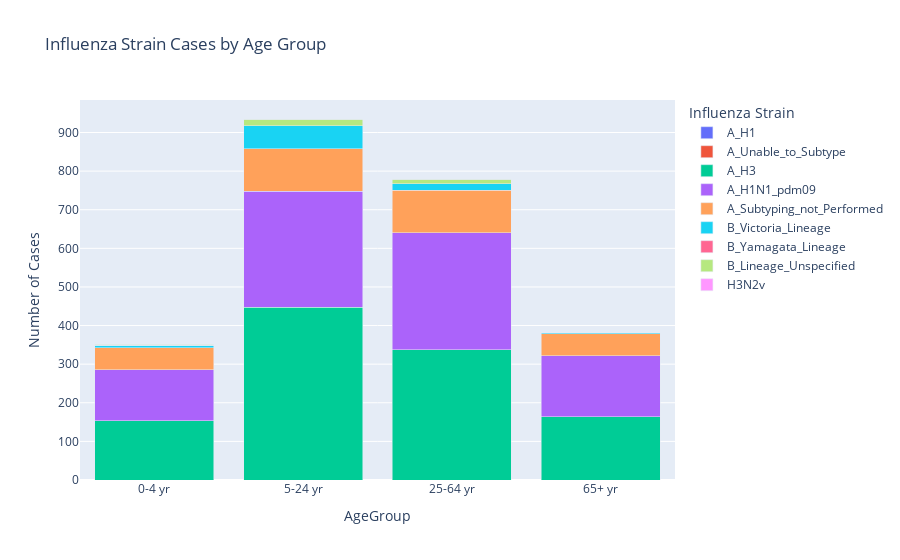

The code cell stored with this chart in its notebook:
### Markdown cell above
The pie chart provides insights into the distribution of specimens by state, allowing us to identify key patterns and trends,like states with larger slices may have high population density or have more robust sampling efforts or higher prevelance of the disease.

### Code cell
import plotly.express as px
import pandas as pd
df = virus_types



# Create a bar chart using Plotly
fig = px.bar(df, 
             x='AgeGroup', 
             y=df.columns[1:], 
             title='Influenza Strain Cases by Age Group',
             labels={'value': 'Number of Cases', 'variable': 'Influenza Strain'},
             barmode='stack')

# Show the chart
fig.show()
fig.write_image("figure7.png")

### Figure 1 — Plotly figure (JSON) as saved in the notebook; plotly's stock layout.template omitted (floating-point values rounded to 4 significant figures)
{"data": [{"alignmentgroup": "True", "hovertemplate": "Influenza Strain=A_H1<br>AgeGroup=%{x}<br>Number of Cases=%{y}<extra></extra>", "legendgroup": "A_H1", "marker": {"color": "#636efa", "pattern": {"shape": ""}}, "name": "A_H1", "offsetgroup": "A_H1", "orientation": "v", "showlegend": true, "textposition": "auto", "type": "bar", "x": ["0-4 yr", "5-24 yr", "25-64 yr", "65+ yr"], "xaxis": "x", "y": [0, 0, 0, 0], "yaxis": "y"}, {"alignmentgroup": "True", "hovertemplate": "Influenza Strain=A_Unable_to_Subtype<br>AgeGroup=%{x}<br>Number of Cases=%{y}<extra></extra>", "legendgroup": "A_Unable_to_Subtype", "marker": {"color": "#EF553B", "pattern": {"shape": ""}}, "name": "A_Unable_to_Subtype", "offsetgroup": "A_Unable_to_Subtype", "orientation": "v", "showlegend": true, "textposition": "auto", "type": "bar", "x": ["0-4 yr", "5-24 yr", "25-64 yr", "65+ yr"], "xaxis": "x", "y": [0, 0, 0, 0], "yaxis": "y"}, {"alignmentgroup": "True", "hovertemplate": "Influenza Strain=A_H3<br>AgeGroup=%{x}<br>Number of Cases=%{y}<extra></extra>", "legendgroup": "A_H3", "marker": {"color": "#00cc96", "pattern": {"shape": ""}}, "name": "A_H3", "offsetgroup": "A_H3", "orientation": "v", "showlegend": true, "textposition": "auto", "type": "bar", "x": ["0-4 yr", "5-24 yr", "25-64 yr", "65+ yr"], "xaxis": "x", "y": [154, 447, 338, 164], "yaxis": "y"}, {"alignmentgroup": "True", "hovertemplate": "Influenza Strain=A_H1N1_pdm09<br>AgeGroup=%{x}<br>Number of Cases=%{y}<extra></extra>", "legendgroup": "A_H1N1_pdm09", "marker": {"color": "#ab63fa", "pattern": {"shape": ""}}, "name": "A_H1N1_pdm09", "offsetgroup": "A_H1N1_pdm09", "orientation": "v", "showlegend": true, "textposition": "auto", "type": "bar", "x": ["0-4 yr", "5-24 yr", "25-64 yr", "65+ yr"], "xaxis": "x", "y": [132, 301, 302, 158], "yaxis": "y"}, {"alignmentgroup": "True", "hovertemplate": "Influenza Strain=A_Subtyping_not_Performed<br>AgeGroup=%{x}<br>Number of Cases=%{y}<extra></extra>", "legendgroup": "A_Subtyping_not_Performed", "marker": {"color": "#FFA15A", "pattern": {"shape": ""}}, "name": "A_Subtyping_not_Performed", "offsetgroup": "A_Subtyping_not_Performed", "orientation": "v", "showlegend": true, "textposition": "auto", "type": "bar", "x": ["0-4 yr", "5-24 yr", "25-64 yr", "65+ yr"], "xaxis": "x", "y": [57, 110, 111, 57], "yaxis": "y"}, {"alignmentgroup": "True", "hovertemplate": "Influenza Strain=B_Victoria_Lineage<br>AgeGroup=%{x}<br>Number of Cases=%{y}<extra></extra>", "legendgroup": "B_Victoria_Lineage", "marker": {"color": "#19d3f3", "pattern": {"shape": ""}}, "name": "B_Victoria_Lineage", "offsetgroup": "B_Victoria_Lineage", "orientation": "v", "showlegend": true, "textposition": "auto", "type": "bar", "x": ["0-4 yr", "5-24 yr", "25-64 yr", "65+ yr"], "xaxis": "x", "y": [6, 60, 16, 2], "yaxis": "y"}, {"alignmentgroup": "True", "hovertemplate": "Influenza Strain=B_Yamagata_Lineage<br>AgeGroup=%{x}<br>Number of Cases=%{y}<extra></extra>", "legendgroup": "B_Yamagata_Lineage", "marker": {"color": "#FF6692", "pattern": {"shape": ""}}, "name": "B_Yamagata_Lineage", "offsetgroup": "B_Yamagata_Lineage", "orientation": "v", "showlegend": true, "textposition": "auto", "type": "bar", "x": ["0-4 yr", "5-24 yr", "25-64 yr", "65+ yr"], "xaxis": "x", "y": [0, 0, 0, 0], "yaxis": "y"}, {"alignmentgroup": "True", "hovertemplate": "Influenza Strain=B_Lineage_Unspecified<br>AgeGroup=%{x}<br>Number of Cases=%{y}<extra></extra>", "legendgroup": "B_Lineage_Unspecified", "marker": {"color": "#B6E880", "pattern": {"shape": ""}}, "name": "B_Lineage_Unspecified", "offsetgroup": "B_Lineage_Unspecified", "orientation": "v", "showlegend": true, "textposition": "auto", "type": "bar", "x": ["0-4 yr", "5-24 yr", "25-64 yr", "65+ yr"], "xaxis": "x", "y": [3, 17, 12, 1], "yaxis": "y"}, {"alignmentgroup": "True", "hovertemplate": "Influenza Strain=H3N2v<br>AgeGroup=%{x}<br>Number of Cases=%{y}<extra></extra>", "legendgroup": "H3N2v", "marker": {"color": "#FF97FF", "pattern": {"shape": ""}}, "name": "H3N2v", "offsetgroup": "H3N2v", "orientation": "v", "showlegend": true, "textposition": "auto", "type": "bar", "x": ["0-4 yr", "5-24 yr", "25-64 yr", "65+ yr"], "xaxis": "x", "y": [0, 0, 0, 0], "yaxis": "y"}], "layout": {"barmode": "stack", "legend": {"title": {"text": "Influenza Strain"}, "tracegroupgap": 0}, "title": {"text": "Influenza Strain Cases by Age Group"}, "xaxis": {"anchor": "y", "domain": [0, 1], "title": {"text": "AgeGroup"}}, "yaxis": {"anchor": "x", "domain": [0, 1], "title": {"text": "Number of Cases"}}}}
